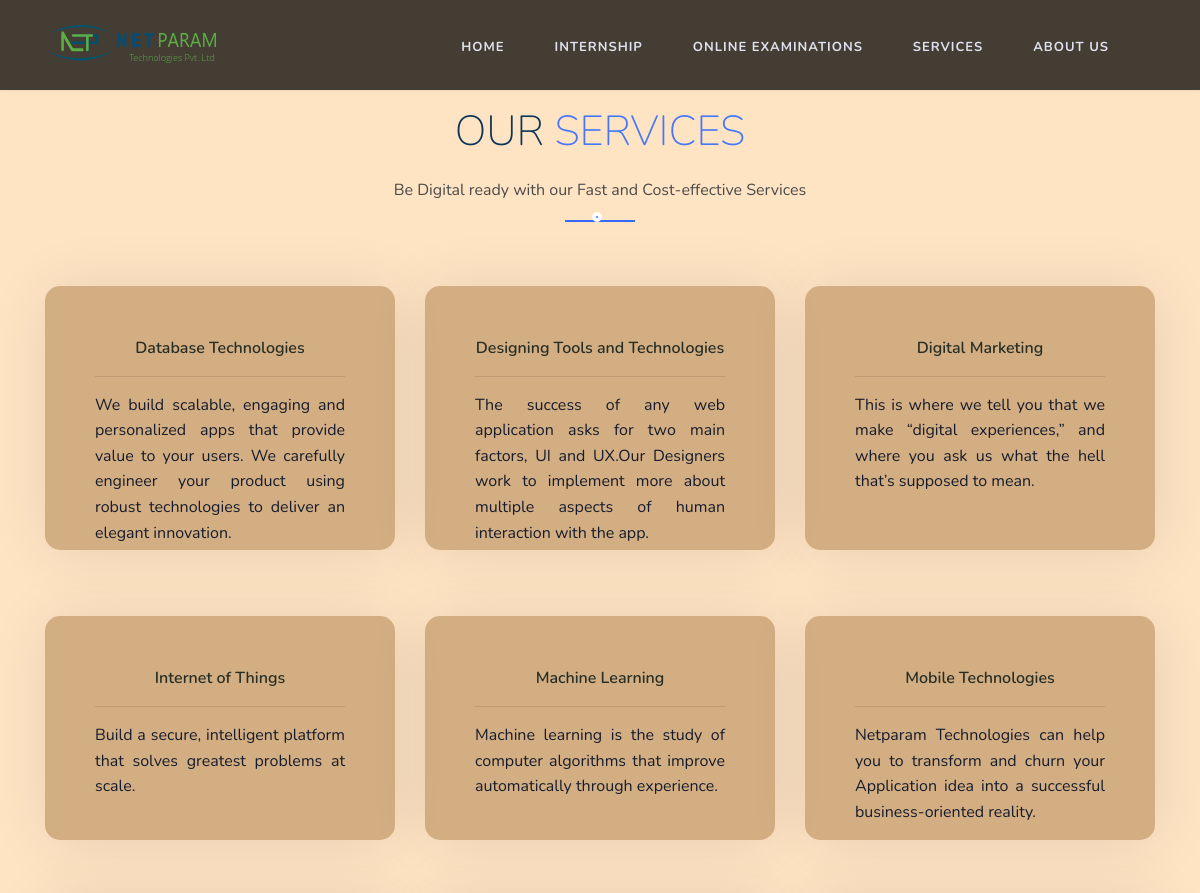
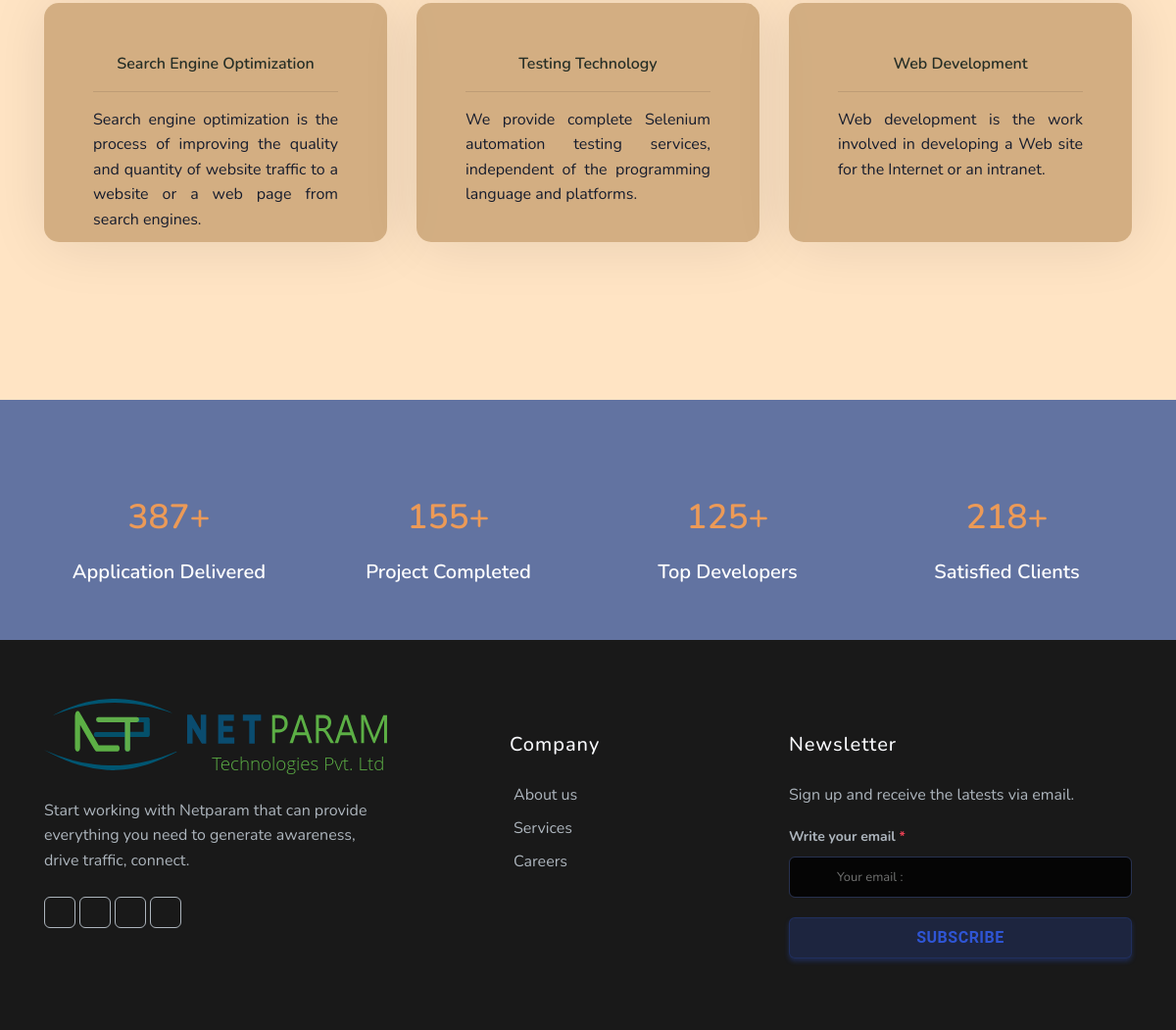
The app's page /service/ with its own data (2 pictures, top to bottom).
### website/models.py (models this page shows, shortened)
class service(models.Model):
    name = models.CharField(max_length=150)
    description = models.TextField()
    bg_image = models.ImageField(upload_to = "service/bg", null=True)
    image = models.ImageField(upload_to = "service")
    subtitle = models.TextField()
    objects = models.Manager()

### website/views.py (the view)
# urls.py: path('service/', views.services, name = 'ServicePage'),
@cache_control()
def services(request):
    services = service.objects.all().order_by('name')
    return render(request, 'services.html', {'services':services})

### templates/services.html (shortened to what this page needs)
{% extends 'base.html' %}
{% block content %}
<section class="section" style="background-color:bisque">
    <div class="container mb-5">
      <div class="section-header">
        <h2 class="section-title wow fadeIn mb-2" data-wow-duration="1000ms" data-wow-delay="0.3s">Our <span>Services</span></h2>
        <p class="section-subtitle wow fadeIn" data-wow-duration="1500ms" data-wow-delay="0.35s">Be Digital ready with our Fast and Cost-effective Services</p>
        <hr class="lines wow zoomIn" data-wow-delay="0.4s">
      </div>
    </div>
    <div class="container mt-4">
        <div class="row">
            {% for service in services %}
            <div class="col-lg-4">
                <div class="col-lg-12 feature-box style-3 f-boxed shadow-right text-center">
                    <a href="{% url 'website:ServiceDetail' service.id %}">
                        <h4>{{service.name}}</h4>
                    </a>
                    <hr>
                    <p class="text-justify">{{service.subtitle}}</p>
                </div>
            </div>
            {% endfor %}
</section>
{% endblock %}

### templates/base.html (shortened to what this page needs)
{% load static %}
<!DOCTYPE html>
<html lang="en">
<head>
    <link rel="stylesheet" href="{% static 'css/bootstrap.min.css' %}">
    <link rel="stylesheet" href="{% static 'css/font-awesome.min.css' %}">
    <link rel="stylesheet" href="{% static 'css/line-icons.css' %}">
    <link rel="stylesheet" href="{% static 'css/style.css' %}">
    <link rel="stylesheet" href="{% static 'css/responsive.css' %}">
    <link rel="stylesheet" href="{% static 'css/custom.css' %}">
    <link rel="stylesheet" href="https://unicons.iconscout.com/release/v2.1.9/css/unicons.css">
    <link rel="stylesheet" href="{% static 'a/css/owl.carousel.min.css' %}"/>
    <link rel="stylesheet" href="{% static 'a/css/owl.theme.default.min.css' %}"/>
    <link href="{% static 'a/css/style.css' %}" rel="stylesheet" type="text/css" id="theme-opt" />
</head>
<body>
  {% include 'navbar.html' %}
<div style="">
    {% block content %} {% endblock %}
<div class="counters p-4" data-stellar-background-ratio="0.5" data-animate="fadeInDown" data-delay="0.5">
    <div class="container">
      <div class="row">
        <div class="col-sm-6 col-md-3 col-lg-3">
          <div class="wow fadeInUp" data-wow-delay=".2s">
            <div class="facts-item">
              <div class="icon">
                <i class="lnr lnr-magic-wand"></i>
              </div>
              <div class="fact-count">
                <h3><span class="counter">387</span>+</h3>
                <h4>Application Delivered</h4>
              </div>
            </div>
          </div>
        </div>
        <div class="col-sm-6 col-md-3 col-lg-3">
          <div class="wow fadeInUp" data-wow-delay=".4s">
            <div class="facts-item">
              <div class="icon">
                <i class="lnr lnr-coffee-cup"></i>
              </div>
              <div class="fact-count">
                <h3><span class="counter">155</span>+</h3>
                <h4>Project Completed</h4>
              </div>
            </div>
          </div>
        </div>
        <div class="col-sm-6 col-md-3 col-lg-3">
          <div class="wow fadeInUp" data-wow-delay=".6s">
            <div class="facts-item">
              <div class="icon">
                <i class="lnr lnr-user"></i>
              </div>
              <div class="fact-count">
                <h3><span class="counter">125</span>+</h3>
                <h4>Top Developers</h4>
              </div>
            </div>
          </div>
        </div>
        <div class="col-sm-6 col-md-3 col-lg-3">
          <div class="wow fadeInUp" data-wow-delay=".8s">
            <div class="facts-item">
              <div class="icon">
                <i class="lnr lnr-heart"></i>
              </div>
              <div class="fact-count">
                <h3><span class="counter">218</span>+</h3>
                <h4>Satisfied Clients</h4>
              </div>
            </div>
          </div>
        </div>
      </div>
    </div>
  </div>
{% include 'footer.html' %}
</body>
</html>

### templates/navbar.html (shortened to what this page needs)
  {% load static %}
  <header id="topnav" class="scroll sticky">
   <nav class="navbar navbar-expand-lg nav">
     <div class="container-fluid display-flex">
       <div class="col-md-12 display-flex">
           <a class="logo" href="{%url 'website:home'%}">
               <img src="{% static 'images/logo.svg' %}" alt="" >
           </a>
      <ul class="navigation-menu" style="float:right;">
</ul>
    <span id="navigation1" class="collapse navbar-collapse" style="float:right;margin-right:0px;">
           <ul class="navigation-menu" style="float:right;">
               <li  style="margin-top:7px;"><a href="{%url 'website:home'%}">Home</a></li>
               <li  style="margin-top:7px;"><a href="{%url 'website:CoursePage'%}">Internship</a></li>
               <li  style="margin-top:7px;"><a href="{%url 'website:ServicePage'%}">Online&nbspExaminations</a></li>
               <li  style="margin-top:7px;"><a href="{%url 'website:ServicePage'%}">Services</a></li>
               <li  style="margin-top:7px;"><a href="{%url 'website:about'%}">About us</a></span></li>
       </div>
     </div>
   </nav>
</header>

### templates/footer.html (shortened to what this page needs)
{% load static %}
        <footer class="footer">
         <div class="container">
             <div class="row">
                 <div class="col-lg-4 col-12 mb-0 mb-md-4 pb-0 pb-md-2">
                     <a href="#" class="logo-footer">
                         <img src="{% static 'images/logo.svg' %}" alt="">
                     </a>
                     <p class="mt-4">Start working with Netparam that can provide everything you need to generate awareness, drive traffic, connect.</p>
                     <ul class="list-unstyled social-icon social mb-0 mt-4">
                         <li class="list-inline-item"><a href="javascript:void(0)" class="rounded"></a></li>
                         <li class="list-inline-item"><a href="javascript:void(0)" class="rounded"></a></li>
                         <li class="list-inline-item"><a href="javascript:void(0)" class="rounded"></a></li>
                         <li class="list-inline-item"><a href="javascript:void(0)" class="rounded"></a></li>
                     </ul>
                 </div>
                 <div class="col-lg-3 col-md-4 col-12 mt-4 mt-sm-0 pt-2 pt-sm-0 offset-1">
                     <h4 class="text-light footer-head">Company</h4>
                     <ul class="list-unstyled footer-list mt-4">
                         <li><a href="page-aboutus.html" class="text-foot"> About us</a></li>
                         <li><a href="page-services.html" class="text-foot"> Services</a></li>
                         <li><a href="page-jobs.html" class="text-foot"> Careers</a></li>
                     </ul>
                 </div>
                 <div class="col-lg-4 col-md-4 col-12 mt-4 mt-sm-0 pt-2 pt-sm-0">
                     <h4 class="text-light footer-head">Newsletter</h4>
                     <p class="mt-4">Sign up and receive the latests via email.</p>
                     <form>
                         <div class="row">
                             <div class="col-lg-12">
                                 <div class="foot-subscribe form-group position-relative">
                                     <label>Write your email <span class="text-danger">*</span></label>
                                     <i data-feather="mail" class="fea icon-sm icons"></i>
                                     <input type="email" name="email" id="emailsubscribe" class="form-control pl-5 rounded" placeholder="Your email : " required>
                                 </div>
                             </div>
                             <div class="col-lg-12">
                                 <input type="submit" id="submitsubscribe" name="send" class="btn btn-soft-primary btn-block" value="Subscribe">
                             </div>
                         </div>
                     </form>
                 </div>
             </div>
         </div>
     </footer>

### static/css/style.css (style rules this page uses)
img { max-width: 100%; height: auto; aspect-ratio: attr(width) / attr(height); }
p:last-child { margin-bottom: 0; }
a { color:#0477c4; }
a, a:hover, a:active, a:focus { text-decoration: none; }
h1, h2, h3, h4, h5, h6 { font-family: 'Roboto', sans-serif; color: #262e26; }
h2 { font-size: 1.875rem; font-weight: bold; }
h3 { font-size: 1.125rem; }
h4 { font-size: 1rem; }
body { font-family: 'Cabin', sans-serif; font-size: 0.875rem; line-height: 1.5rem; color: #717271; background: #fff; overflow-x: hidden !important; }
html { overflow-x: hidden !important; }
.btn { font-family: 'Roboto', sans-serif; font-size: 0.875rem; font-weight: 500; text-transform: uppercase; border-radius: 1.25rem; border: 0; padding: 0.6rem 1.875rem; position: relative; overflow: hidden; }
.btn:before, .btn:after { content: ''; width: 100%; height: 50px; position: absolute; background: rgba(255,255,255,0.2); top: 0; -webkit-transform: rotate(-45deg); transform: rotate(-45deg); -webkit-transition: all .5s; transition: all .5s; }
.btn:before { left: 100%; }
.btn:after { left: -100%; }
.form-control { font-size: 0.875rem; }
.pt-2 { padding-top: 2rem !important; }
.mb-5 { margin-bottom: 4rem !important; }
.fadeInUp { -webkit-animation-name: fadeInUp; animation-name: fadeInUp }
.section { padding: 80px 0; }
.section-header { color: #fff; text-align: center; }
.section-header .section-title { font-size: 42px; margin-top: 0; text-transform: uppercase; font-weight: 100; color: #0d3559; position: relative; }
.section-header .section-title span { color: #4676fa; }
.section-header .section-subtitle { margin-top: 15px; color:#4b4a4a; font-weight: 400; }
.section-header .lines { margin: auto; width: 70px; position: relative; border-top: 2px solid #346afe; margin-top: 15px; }
.section-header .lines:before { position: absolute; content: ""; display: inline-block; height: 10px; width: 10px; top: -10px; border: 4px solid #fff; border-radius: 50%; background: #4676fa; left: 27px; }
[data-animate] { visibility: hidden; -webkit-animation-duration: 0.6s; animation-duration: 0.6s; }
.counters { background: #6273a1 fixed; position: relative; }
.counters .facts-item { text-align: center; color: rgb(218, 149, 85); }
.counters .facts-item .icon { margin-bottom: 20px; }
.counters .facts-item .icon i { font-size: 50px; color: rgb(255, 255, 255); }
.counters .facts-item .fact-count h3 { font-size: 35px; color: rgb(236, 154, 87); margin-bottom: 15px; }
.counters .facts-item .fact-count h4 { font-size: 20px; color: #fff; }
.feature-box.style-3 { position:relative; overflow:hidden !important; -o-transition: .7s; -ms-transition: .7s; -moz-transition: .7s; -webkit-transition: .7s; transition: .7s; outline: none; }
.feature-box.f-boxed { overflow:none; padding:50px; margin-bottom: 20px; height: 80%; background:rgba(168, 123, 67, 0.5); border-radius:15px; -moz-border-radius:15px; -webkit-border-radius:15px; -webkit-box-shadow: 8px 8px 60px 0px rgba(0,0,0,0.1); -moz-box-shadow: 8px 8px 60px 0px rgba(0,0,0,0.1); box-shadow: 2px 2px 60px 0px rgba(0,0,0,0.1); }

### static/css/responsive.css (style rules this page uses)
.counters .facts-item { margin-bottom: 30px; }

### records on screen
service: name "Database Technologies", subtitle "We build scalable, engaging and personalized apps that provide value to your users. We carefully engineer your product using robust technologies to deliver an elegant innovation."
service: name "Designing Tools and Technologies", subtitle "The success of any web application asks for two main factors, UI and UX.Our Designers work to implement more about multiple aspects of human interaction with the app."
service: name "Digital Marketing", subtitle "This is where we tell you that we make “digital experiences,” and where you ask us what the hell that’s supposed to mean."
service: name "Internet of Things", subtitle "Build a secure, intelligent platform that solves greatest problems at scale."
service: name "Machine Learning", subtitle "Machine learning is the study of computer algorithms that improve automatically through experience."
service: name "Mobile Technologies", subtitle "Netparam Technologies can help you to transform and churn your Application idea into a successful business-oriented reality."
service: name "Search Engine Optimization", subtitle "Search engine optimization is the process of improving the quality and quantity of website traffic to a website or a web page from search engines."
service: name "Testing Technology", subtitle "We provide complete Selenium automation testing services, independent of the programming language and platforms."
service: name "Web Development", subtitle "Web development is the work involved in developing a Web site for the Internet or an intranet."
